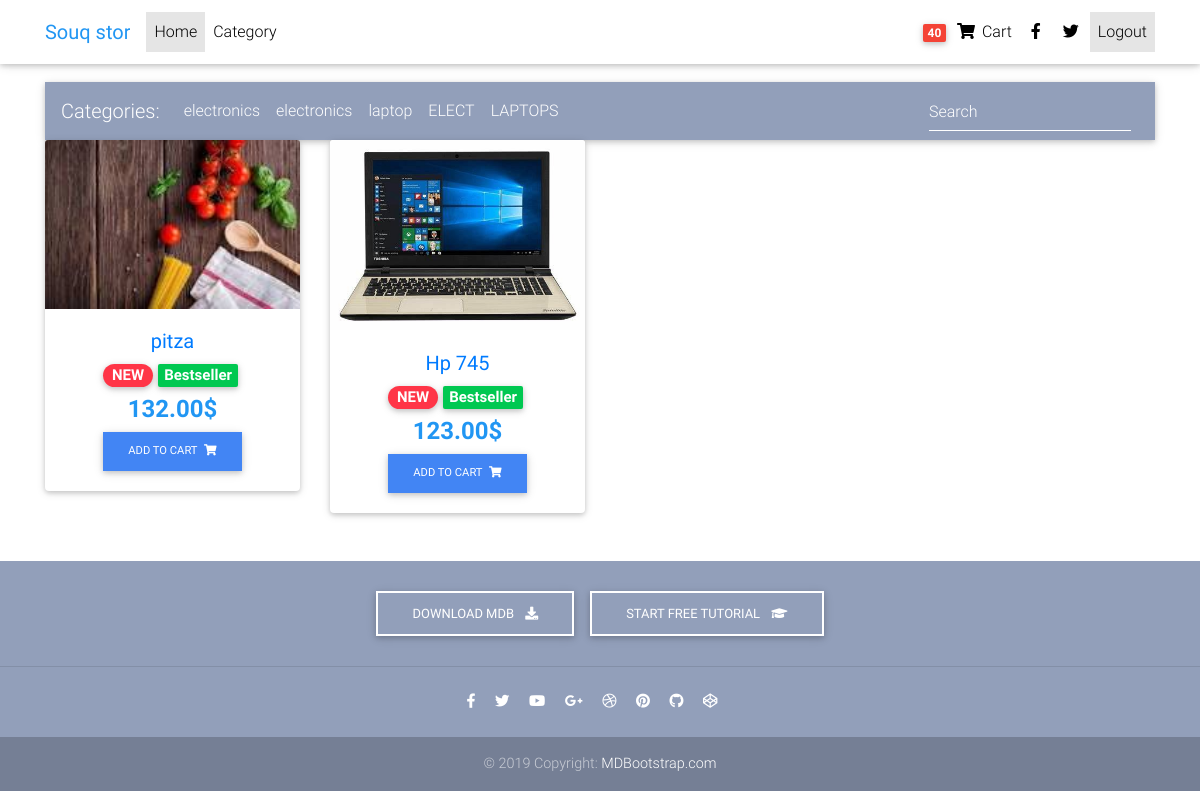
The app's page /dashboard/ (signed in) with its own data.
### products_app/models.py (models this page shows, shortened)
class category(models.Model):
    CATName=models.CharField(max_length=100,verbose_name=_('sup category'),null=True,blank=True,)
    CATParent=models.ForeignKey('self',on_delete=models.CASCADE,null=True,limit_choices_to={'CATParent__isnull':True},blank=True,verbose_name=_('Main category'))
    CATDescription=models.TextField(max_length=1000)
    CATImg=models.ImageField(upload_to='category_image',null=True,blank=True,)
    class Meta:
        verbose_name=_("category")
        verbose_name_plural=_("categories")

class product(models.Model):
    PRDName=models.CharField(max_length=100,verbose_name=_('product name'))
    PRDCategory=models.ForeignKey(category,on_delete=models.CASCADE,null=True,blank=True,verbose_name=_('product category'))
    PRDimage=models.ImageField(upload_to='product_photo',verbose_name='product image',null=True,blank=True)
    PRDBrand=models.ForeignKey('settings.Brand',on_delete=models.CASCADE,null=True,blank=True,verbose_name=_('product brand'))
    PRDDescription=models.TextField(verbose_name=_('product description'))
    PRDPric=models.DecimalField(max_digits=5,decimal_places=2,null=True,blank=True,verbose_name=_('product pric'))
    ADPric=models.DecimalField(max_digits=5,decimal_places=2,null=True,blank=True,verbose_name=_('product pric after discount'))
    PRDCost=models.DecimalField(max_digits=5,decimal_places=2,null=True,blank=True,verbose_name=_('product cost'))
    PRDcreated=models.DateTimeField(verbose_name=_('product date'))
    PRDslug=models.SlugField(null=True,blank=True,)
    PRDnew=models.BooleanField(default=True)
    digital=models.BooleanField(default=True)
    class Meta:
        verbose_name=_("product")
        verbose_name_plural=_("products")

### products_app/views.py (the view)
# urls.py: path('',views.index,name='index'),
@login_required(login_url='user-login')
def index(request):
    products=product.objects.all()
    Paginatorr=Paginator(products,4)
    page = request.GET.get("page")
    products=Paginatorr.get_page(page)
    if request.user.is_authenticated:
       customer=request.user.custommer
       ord,created=order.objects.get_or_create(customer=customer,complete=False)
       cartitemCoount=ord.get_Total_items
    else:
       ordere={'get_Total_items':0,'get_Total_order_price':0,'shipping':False}
       cartitemCoount=ordere['get_Total_items']
    context={
        'products':products,
        'cat':category.objects.all(),
        'cartitemCoount':cartitemCoount,
    }
    return render(request,'products/index.html',context)

### products_app/models.py (called while the page is built)
    @property
    def get_Total_items(self):
        orderitem=self.order_items.all()
        count=sum([item.quantity for item in orderitem  ])
        return count

### templates/products/index.html (shortened to what this page needs)
{% extends 'base.html' %}
{% load static %}
{% block content %}
<main>
  <div class="container mt-5">
    <nav class="navbar navbar-expand-lg navbar-dark mdb-color lighten-3 mt-3">
      <span class="navbar-brand">Categories:</span>
      <div class="collapse navbar-collapse" id="basicExampleNav">
        <ul class="navbar-nav mr-auto">
          {% for category in cat %}
          <li class="nav-item">
            <a class="nav-link" href="#">{{category.CATName}}</a>
          </li>
          {% endfor %}
        </ul>
        <form class="form-inline" method="get" action="/search/">
          <div class="md-form my-0">
            <input class="form-control mr-sm-2"    type="text" placeholder="Search" aria-label="Search" name="query">
          </div>
        </form>
      </div>
    </nav>
    <section class="text-center mb-4">
      <div class="row wow fadeIn">
        {% for product in products %}
        <div class="col-lg-3 col-md-6 mb-4 mcard">
          <div class="card">
            <div class="view overlay">
              {% if product.PRDimage %}
             <a href="{% url 'single_product' product.id %}"><img src="{{ product.PRDimage.url }}" class="card-img-top"
              alt=""></a>
              {% endif %}
            </div>
            <div class="card-body text-center">
              <a href="" class="grey-text">
                <a href="{% url 'single_product' product.PRDslug %}"><h5>{{product.PRDName}}</h5> </a>
              </a>
              <h5>
                <strong>
                  <a href="" class="dark-grey-text">
                    {% if product.PRDnew == True %}
                    <span class="badge badge-pill danger-color">NEW</span>
                    {%  endif %}
                  </a>
                  {% if product.ADPric > 0 %}
                    <a href="">
                      <span class="badge success-color mr-1">Bestseller</span>
                    </a>
                  {% endif %}
                </strong>
              </h5>
              <h4 class="font-weight-bold blue-text">
                <strong>{{product.PRDPric}}$</strong>
              </h4>
              <button data-product="{{product.id}}" data-action="add" class="btn btn-primary btn-md my-0 p update-cart" type="submit">Add to cart
                <i class="fas fa-shopping-cart ml-1"></i>
              </button>
            </div>
          </div>
        </div>
        {% endfor %}
      </div>
    </section>
  </div>
</main>
{% endblock %}

### templates/base.html (style rules this page uses)
html, body, header, .carousel { height: 60vh; }
.btn { border-radius: 0; }

### records on screen
category: CATName "electronics"
category: CATName "electronics"
category: CATName "laptop"
category: CATName "ELECT"
category: CATName "LAPTOPS"
product: PRDimage (picture), PRDName "pitza", PRDnew "NEW", ADPric "Bestseller", PRDPric "132.00"
product: PRDimage (picture), PRDName "Hp 745", PRDnew "NEW", ADPric "Bestseller", PRDPric "123.00"

### other values on screen
{{ cartitemCoount }} "40"
